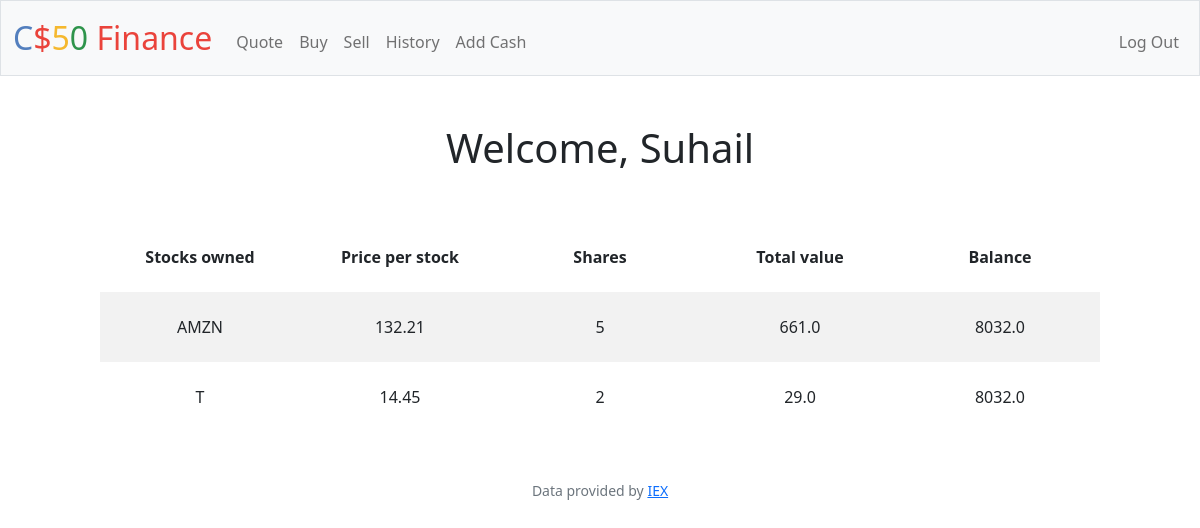
/ (signed in), run on the app's committed database.
### tables this page shows
CREATE TABLE users (id INTEGER PRIMARY KEY AUTOINCREMENT NOT NULL, username TEXT NOT NULL, hash TEXT NOT NULL, cash NUMERIC NOT NULL DEFAULT 10000.00);

CREATE TABLE stocks_owned ( username TEXT NOT NULL, stock_name TEXT NOT NULL, shares INTEGER NOT NULL, price_per_stock NUMERIC NOT NULL);

### app.py (the view)
@app.route("/")
@login_required
def index():
    if request.method == "GET":
        username = db.execute(
            "SELECT username from users WHERE id = ?", session["user_id"]
        )
        id = db.execute("SELECT id from users WHERE id = ?", session["user_id"])
        username = username[0]
        print(username["username"])
        db.execute(
            "DELETE from stocks_owned WHERE username = ? AND shares = 0", username["username"]
        )
        stocks_owned = db.execute(
            "SELECT * from stocks_owned WHERE username = ?", username["username"]
        )
        id = id[0]
        stocks = []
        for stock in stocks_owned:
            stocks.append(stock)
        balance = db.execute(
            "SELECT cash from users WHERE username = ?", username["username"]
        )
        print(stocks)
        return render_template(
            "index.html",
            username=username["username"],
            balance=balance[0],
            stocks=stocks,
        )

### app.py (called while the page is built)
@app.after_request
def after_request(response):
    response.headers["Cache-Control"] = "no-cache, no-store, must-revalidate"
    response.headers["Expires"] = 0
    response.headers["Pragma"] = "no-cache"
    return response

### helpers.py (called while the page is built)
def login_required(f):
    @wraps(f)
    def decorated_function(*args, **kwargs):
        if session.get("user_id") is None:
            return redirect("/login")
        return f(*args, **kwargs)
    return decorated_function

### templates/index.html
{% extends "layout.html" %}
{% block main %}
<h1> Welcome, {{ username }}</h1>
<table>
    <tr>
        <th>
            Stocks owned
        </th>
        <th>
            Price per stock
        </th>
        <th>
            Shares
        </th>
        <th>
            Total value
        <th>
            Balance
        </th>
    </tr>
    {% for each in stocks %}
        <tr>
            <td>{{ each["stock_name"] }}</td>
            <td>{{ each["price_per_stock"] }}</td>
            <td>{{ each["shares"] }}</td>
            <td>{{ (each["price_per_stock"] * each["shares"]) | round }}</td>
            <td >{{ balance['cash'] | round }}</td>
        </tr>
    {% endfor %}
</table>
{% endblock %}

### static/styles.css (style rules this page uses)
td, th { padding: 7px; width: 200px; height: 70px; }
table { margin-top: 50px; margin-left: auto; margin-right: auto; }
tr:nth-of-type(even) { background-color: #f2f2f2; }

### data on the page
users: username "Suhail", cash "8032.0"
stocks_owned: stock_name "AMZN", price_per_stock "132.21", shares "5", (each['price_per_stock']*each['shares'])|round "661.0"
stocks_owned: stock_name "T", price_per_stock "14.45", shares "2", (each['price_per_stock']*each['shares'])|round "29.0"
